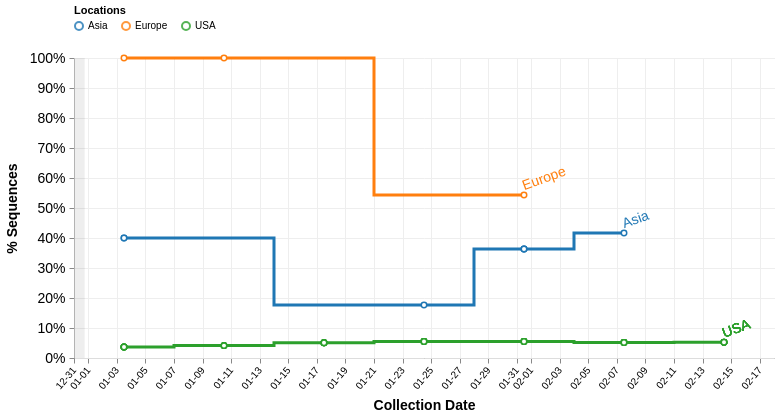

Vega-Lite specification stored for this chart:
### Vega specification from a JSON file in a GitHub repository (floating-point values rounded to 4 significant figures; data arrays with more than 128 entries replaced by an {"elided": "..."} marker saying what was removed)
{"$schema": "https://vega.github.io/schema/vega/v5.json", "description": "A basic line chart example.", "width": 700, "height": 300, "padding": 5, "signals": [{"name": "percentages", "value": true}, {"name": "cumulative", "value": true}, {"name": "skipFiltering", "value": false}, {"name": "interpolate", "value": "step"}, {"name": "dateRangeStart", "value": 1575158400000, "comment": "Along with dateRangeEnd, these are hard limits on the dates shown. May need to update when we hit 2021. Dates are in milliseconds, unix epoch"}, {"name": "dateRangeEnd", "value": 4070908800000}, {"name": "dateBin", "value": 604800000, "comment": "Binning of observations by date, where date is in milliseconds. Default is 1 day (1000 * 60 * 60 * 24 = 86400000). This should never be less than a day. This is passed to the bin transform of cases_by_date_and_group. (1 week = 604800000)"}, {"name": "yearStart", "value": -631152000000, "comment": "January 1st, 1950 in milliseconds, unix epoch time. Used to demarcate years"}, {"name": "yearBin", "value": 31557600000, "comment": "milliseconds per year, used to color the background when multiple years are displayed"}, {"name": "cumulativeWindow", "update": "cumulative ? [null, 0] : [0, 0]"}, {"name": "locationDateCountField", "update": "cumulative ? 'cumulative_location_date_count_agg' : 'location_date_count_agg'"}, {"name": "yField", "update": "percentages ? 'counts_norm' : 'counts_agg'"}, {"name": "yLabel", "value": "% Sequences"}, {"name": "yFormat", "update": "percentages ? '%' : 's'"}, {"name": "tooltipCountFormat", "update": "percentages ? '.1%' : 'd'"}, {"name": "hoverLocation", "value": null, "on": [{"events": {"merge": [{"markname": "locationlines", "type": "mouseover", "consume": true}, {"markname": "locationdots", "type": "mouseover", "consume": true}, {"markname": "locationlabel", "type": "mouseover", "consume": true}]}, "update": "{location: datum.location}", "force": true}, {"events": {"merge": [{"markname": "locationlines", "type": "mouseout", "consume": true}, {"markname": "locationdots", "type": "mouseout", "consume": true}, {"markname": "locationlabel", "type": "mouseout", "consume": true}]}, "update": "null", "force": true}]}, {"name": "clear", "value": true, "comment": "If clicking on anything but a grouped bar, then clear the selection (by clearing the 'selection' data object)", "on": [{"events": "mouseup[!event.item]", "update": "true", "force": true}]}, {"name": "shift", "value": false, "comment": "Track whether or not the shift key is pressed. Used to select multiple groups by holding down shift before clicking", "on": [{"events": {"merge": [{"markname": "locationlines", "type": "click"}, {"markname": "locationdots", "type": "click"}, {"markname": "locationlabel", "type": "click"}]}, "update": "event.shiftKey", "force": true}, {"events": "@legendLabel:click, @legendSymbol:click", "update": "{location: datum.value}", "force": true}]}, {"name": "clicked", "value": null, "comment": "Track clicks on the group bars, for selection purposes", "on": [{"events": {"merge": [{"markname": "locationlines", "type": "click"}, {"markname": "locationdots", "type": "click"}, {"markname": "locationlabel", "type": "click"}]}, "update": "{location: datum.location}", "force": true}, {"events": "@legendLabel:click, @legendSymbol:click", "update": "{location: datum.value}", "force": true}]}], "data": [{"name": "selectedGroups", "values": [{"group": "B.1.1.7"}]}, {"name": "location_data", "format": {"parse": {"location": "string", "counts": "number", "location_counts": "number", "location_date_count": "number", "collection_date": "date:'%Q'"}}, "values": {"elided": "1822 records"}, "transform": [{"type": "filter", "expr": "skipFiltering || indata('selectedGroups', 'group', datum.group) || length(data('selectedGroups')) == 0"}, {"type": "aggregate", "groupby": ["location", "collection_date"], "fields": ["counts", "location_date_count", "cumulative_location_date_count", "location_counts"], "ops": ["sum", "max", "max", "max"], "as": ["counts", "location_date_count", "cumulative_location_date_count", "location_counts"]}, {"comment": "Bin observations by date. The width of each bin is determined by the signal dateBin. Since the most detail in the date from GISAID is by day, the bin shouldn't ever be smaller than a day.", "type": "bin", "field": "collection_date", "extent": [{"signal": "dateRangeStart"}, {"signal": "dateRangeEnd"}], "step": {"signal": "dateBin"}, "as": ["day_start", "day_end"]}, {"type": "window", "sort": {"field": "day_start"}, "groupby": ["location"], "ops": ["sum", "sum", "max"], "fields": ["counts", "location_date_count", "cumulative_location_date_count"], "as": ["counts_agg", "location_date_count_agg", "cumulative_location_date_count_agg"], "frame": {"signal": "cumulativeWindow"}}, {"type": "collect", "sort": {"field": ["location", "day_start"], "order": ["ascending", "ascending"]}}, {"type": "formula", "expr": "datum.counts_agg / datum[locationDateCountField]", "as": "counts_norm"}, {"comment": "Recalculate the day_end from the day_start and dateBin, since the imputation can't work on more than one field at once.", "type": "formula", "expr": "datum.day_start + dateBin", "as": "day_end"}, {"type": "formula", "expr": "datum.day_start + (dateBin / 2)", "as": "day_middle"}]}, {"name": "selected", "comment": "A list of groups that are selected", "on": [{"trigger": "clear", "remove": true}, {"trigger": "!shift", "remove": true}, {"trigger": "!shift && clicked", "insert": "clicked"}, {"trigger": "shift && clicked", "toggle": "clicked"}]}, {"name": "years", "comment": "Groups cases by year, used to color the background of this plot by year", "source": "location_data", "transform": [{"comment": "Bin observations by year. The start of extent is set to 01/01/2019", "type": "bin", "field": "day_start", "extent": [{"signal": "yearStart"}, {"signal": "dateRangeEnd"}], "step": {"signal": "yearBin"}, "as": ["year_start", "year_end"]}, {"comment": "Collapse to just year_starts and ends", "type": "aggregate", "groupby": ["year_start", "year_end"]}, {"comment": "Sort by year_start", "type": "collect", "sort": {"field": "year_start"}}, {"comment": "Assign each year an id", "type": "identifier", "as": "id"}]}], "scales": [{"name": "xscale", "type": "time", "range": "width", "domain": {"fields": [{"data": "location_data", "field": "day_start"}, {"data": "location_data", "field": "day_end"}]}}, {"name": "yscale", "type": "linear", "range": "height", "nice": true, "zero": true, "domain": {"data": "location_data", "field": {"signal": "yField"}}}, {"name": "color", "type": "ordinal", "range": {"scheme": "category10"}, "domain": {"data": "location_data", "field": "location"}}], "axes": [{"orient": "bottom", "scale": "xscale", "format": "%m-%d", "zindex": 0, "grid": true, "gridScale": "yscale", "gridColor": "#DDD", "labelAngle": 310, "labelAlign": "right", "labelBaseline": "middle", "labelPadding": 5, "title": "Collection Date", "titleFontSize": 14, "titlePadding": 8, "tickCount": 15}, {"orient": "left", "scale": "yscale", "format": {"signal": "yFormat"}, "grid": true, "gridScale": "xscale", "gridColor": "#DDD", "labelFontSize": 14, "labelPadding": 4, "title": {"signal": "yLabel"}, "titleFontSize": 14, "titlePadding": 10}], "legends": [{"stroke": "color", "title": "Locations", "orient": "top", "direction": "vertical", "columns": 8, "encode": {"symbols": {"name": "legendSymbol", "interactive": true, "update": {"fill": {"value": "transparent"}, "strokeWidth": {"value": 2}, "opacity": [{"test": "!length(data('selected')) || indata('selected', 'location', datum.value)", "value": 0.8}, {"value": 0.15}], "size": {"value": 64}}}, "labels": {"name": "legendLabel", "interactive": true, "update": {"opacity": [{"test": "!length(data('selected')) || indata('selected', 'location', datum.value)", "value": 1}, {"value": 0.25}]}}}}], "marks": [{"comment": "background rectangles which alternate colors", "type": "rect", "name": "yearBG", "from": {"data": "years"}, "clip": true, "interactive": false, "encode": {"update": {"zindex": [{"value": 0}], "x": {"scale": "xscale", "field": "year_start"}, "x2": {"scale": "xscale", "field": "year_end"}, "y": {"signal": "height"}, "y2": {"value": 0}, "fill": [{"test": "datum.id % 2 === 0", "value": "#fff"}, {"value": "#ddd"}], "opacity": [{"value": 0.5}]}}}, {"name": "layer0", "type": "group", "from": {"facet": {"name": "series", "data": "location_data", "groupby": "location"}}, "data": [{"name": "label", "source": "series", "transform": [{"type": "joinaggregate", "fields": ["day_middle"], "ops": ["max"], "as": ["max_day"]}, {"type": "filter", "expr": "datum.day_middle == datum.max_day"}]}], "marks": [{"name": "locationlines", "type": "line", "from": {"data": "series"}, "encode": {"enter": {"strokeWidth": {"value": 3}, "strokeMiterLimit": {"value": 2}, "strokeCap": {"value": "round"}}, "update": {"interpolate": {"signal": "interpolate"}, "x": {"scale": "xscale", "field": "day_middle"}, "y": {"scale": "yscale", "field": {"signal": "yField"}}, "stroke": [{"test": "(!length(data('selected')) || indata('selected', 'location', datum.location)) && (datum.counts_agg > 0)", "scale": "color", "field": "location"}, {"value": "#CCC"}], "strokeOpacity": [{"test": "hoverLocation && hoverLocation.location == datum.location", "value": 0.6}, {"value": 1.0}], "zindex": [{"test": "hoverLocation && hoverLocation.location == datum.location", "value": 3}, {"value": 1}]}}}, {"name": "locationdots", "type": "symbol", "from": {"data": "series"}, "encode": {"enter": {"size": {"value": 30}, "fill": {"value": "#fff"}, "strokeWidth": {"value": 1.5}}, "update": {"x": {"scale": "xscale", "field": "day_middle"}, "y": {"scale": "yscale", "field": {"signal": "yField"}}, "stroke": [{"test": "(!length(data('selected')) || indata('selected', 'location', datum.location)) && (datum.counts_agg > 0)", "scale": "color", "field": "location"}, {"value": "#CCC"}], "strokeOpacity": [{"test": "hoverLocation && hoverLocation.location == datum.location", "value": 0.6}, {"value": 1.0}], "zindex": [{"test": "hoverLocation && hoverLocation.location == datum.location", "value": 3}, {"value": 1}], "tooltip": {"signal": "{title: datum.location, 'Sequences': format(datum[yField], tooltipCountFormat), 'Total Location Counts': datum.location_counts, 'Collection date': timeFormat(datum.day_start, '%b %d %Y')}"}}}}, {"name": "locationlabel", "type": "text", "from": {"data": "label"}, "encode": {"enter": {"dy": {"value": -5}, "fontSize": {"value": 14}, "angle": {"value": 340}, "zindex": {"value": 5}}, "update": {"x": {"scale": "xscale", "field": "day_middle", "offset": 2}, "y": {"scale": "yscale", "field": {"signal": "yField"}}, "text": {"field": "location"}, "fill": [{"test": "(!length(data('selected')) || indata('selected', 'location', datum.location)) && (datum.counts_agg > 0)", "scale": "color", "field": "location"}, {"value": "#ccc"}], "fillOpacity": [{"test": "hoverLocation && hoverLocation.location == datum.location", "value": 0.6}, {"value": 1}]}}}]}]}
